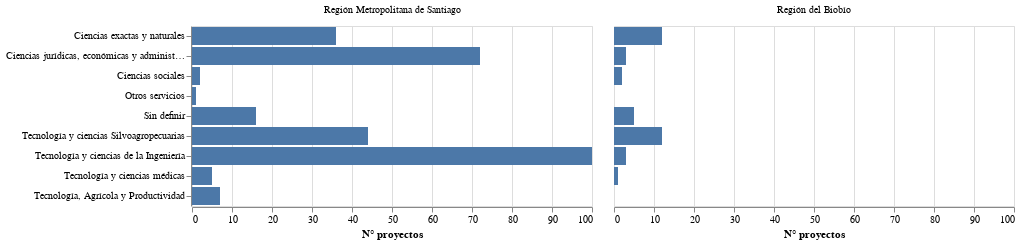

Here is the notebook cell this chart was saved with:
### Code cell
# por área ocde
df_pg6C = df_id.groupby(['area_anid','regionejecucion']).agg({'codigo':'count'}).copy().reset_index()

chart_pg6C = alt.Chart(df_pg6C).mark_bar().encode(
                y = alt.Y('area_anid:O',title=None),
                x = alt.X('codigo:Q', title='N° proyectos'),
                column = alt.Column('regionejecucion',title=None) 
            )
chart_pg6C

### Figure 1 — Vega-Lite specification as saved in the notebook (floating-point values rounded to 4 significant figures)
{"config": {"view": {"continuousWidth": 400, "continuousHeight": 300}}, "data": {"name": "data-8c6479cc3429bd188bb0bc3d59a8557f"}, "mark": "bar", "encoding": {"column": {"type": "nominal", "field": "regionejecucion", "title": null}, "x": {"type": "quantitative", "field": "codigo", "title": "N° proyectos"}, "y": {"type": "ordinal", "field": "area_anid", "title": null}}, "$schema": "https://vega.github.io/schema/vega-lite/v4.8.1.json", "datasets": {"data-8c6479cc3429bd188bb0bc3d59a8557f": [{"area_anid": "Ciencias exactas y naturales", "regionejecucion": "Región Metropolitana de Santiago", "codigo": 36}, {"area_anid": "Ciencias exactas y naturales", "regionejecucion": "Región del Biobío", "codigo": 12}, {"area_anid": "Ciencias jurídicas, económicas y administrativas", "regionejecucion": "Región Metropolitana de Santiago", "codigo": 72}, {"area_anid": "Ciencias jurídicas, económicas y administrativas", "regionejecucion": "Región del Biobío", "codigo": 3}, {"area_anid": "Ciencias sociales", "regionejecucion": "Región Metropolitana de Santiago", "codigo": 2}, {"area_anid": "Ciencias sociales", "regionejecucion": "Región del Biobío", "codigo": 2}, {"area_anid": "Otros servicios", "regionejecucion": "Región Metropolitana de Santiago", "codigo": 1}, {"area_anid": "Sin definir", "regionejecucion": "Región Metropolitana de Santiago", "codigo": 16}, {"area_anid": "Sin definir", "regionejecucion": "Región del Biobío", "codigo": 5}, {"area_anid": "Tecnología y ciencias Silvoagropecuarias", "regionejecucion": "Región Metropolitana de Santiago", "codigo": 44}, {"area_anid": "Tecnología y ciencias Silvoagropecuarias", "regionejecucion": "Región del Biobío", "codigo": 12}, {"area_anid": "Tecnología y ciencias de la Ingeniería", "regionejecucion": "Región Metropolitana de Santiago", "codigo": 100}, {"area_anid": "Tecnología y ciencias de la Ingeniería", "regionejecucion": "Región del Biobío", "codigo": 3}, {"area_anid": "Tecnología y ciencias médicas", "regionejecucion": "Región Metropolitana de Santiago", "codigo": 5}, {"area_anid": "Tecnología y ciencias médicas", "regionejecucion": "Región del Biobío", "codigo": 1}, {"area_anid": "Tecnología, Agrícola y Productividad", "regionejecucion": "Región Metropolitana de Santiago", "codigo": 7}]}}
